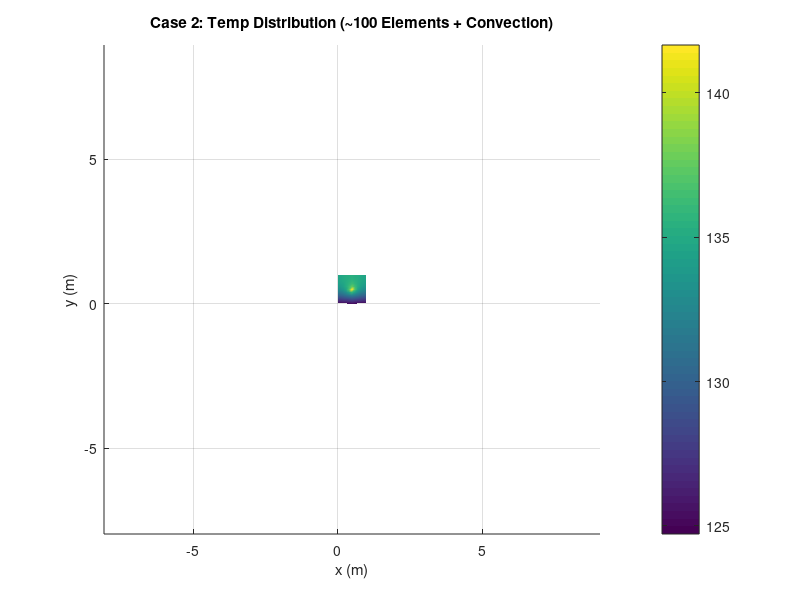
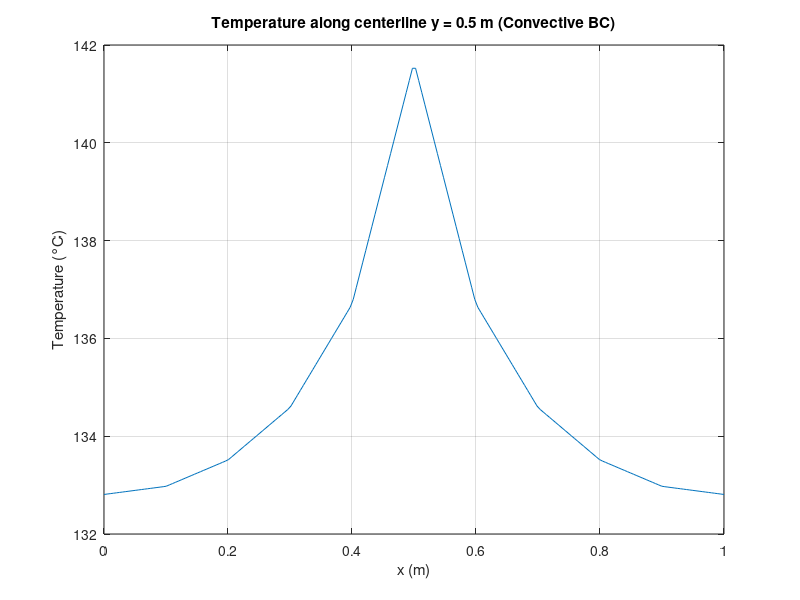

Write the MATLAB code that produced these figures, in order.
% Parameters
k = 50;                % Thermal conductivity (W/m.K)
Q = 1000;              % Heat input at center node
T_inf = 25;            % Ambient temp for convection
h = 10;                % Convection coefficient (W/m^2-K)
Nx = 10; Ny = 10;      % Grid size

% Generate structured mesh
L = 1;
dx = L / Nx;
dy = L / Ny;
[x_grid, y_grid] = meshgrid(0:dx:L, 0:dy:L);
nodes = [x_grid(:), y_grid(:)];
n_nodes = size(nodes,1);

% Element connectivity (triangulated squares)
elements = [];
for j = 1:Ny
    for i = 1:Nx
        n1 = i + (j-1)*(Nx+1);
        n2 = n1 + 1;
        n3 = n1 + (Nx+1);
        n4 = n3 + 1;
        elements = [elements;
                    n1 n2 n4;
                    n1 n4 n3];
    end
end
n_elements = size(elements,1);

% Global matrices
K = zeros(n_nodes);
F = zeros(n_nodes,1);

% Assembly
for e = 1:n_elements
    idx = elements(e,:);
    coords = nodes(idx,:);
    x = coords(:,1); y = coords(:,2);
    
    A = polyarea(x, y);
    b = [y(2)-y(3); y(3)-y(1); y(1)-y(2)];
    c = [x(3)-x(2); x(1)-x(3); x(2)-x(1)];
    ke = (k / (4*A)) * (b*b' + c*c');
    K(idx, idx) = K(idx, idx) + ke;
end

% Convection BC on bottom edge (y = 0)
tol = 1e-6;
bottom_nodes = find(abs(nodes(:,2)) < tol);
bottom_edges = [];

% Find boundary edges (node pairs)
for i = 1:length(bottom_nodes)-1
    n1 = bottom_nodes(i);
    n2 = bottom_nodes(i+1);
    if abs(nodes(n1,1) - nodes(n2,1)) <= dx + 1e-6
        bottom_edges = [bottom_edges; n1 n2];
    end
end

% Add convection contribution
for e = 1:size(bottom_edges,1)
    n1 = bottom_edges(e,1);
    n2 = bottom_edges(e,2);
    x1 = nodes(n1,1); y1 = nodes(n1,2);
    x2 = nodes(n2,1); y2 = nodes(n2,2);
    L_edge = sqrt((x2 - x1)^2 + (y2 - y1)^2);

    ke_conv = h * L_edge / 6 * [2 1; 1 2];
    fe_conv = h * T_inf * L_edge / 2 * [1; 1];

    K([n1 n2],[n1 n2]) = K([n1 n2],[n1 n2]) + ke_conv;
    F([n1 n2]) = F([n1 n2]) + fe_conv;
end

% Apply point heat source at center
center_coord = [0.5, 0.5];
[~, center_node] = min(vecnorm(nodes - center_coord, 2, 2));
F(center_node) = F(center_node) + Q;

% Solve (all nodes are free now)
T = K \ F;

% Plot temperature distribution
figure;
trisurf(elements, nodes(:,1), nodes(:,2), T, 'FaceColor','interp');
colorbar;
title('Case 2: Temp Distribution (~100 Elements + Convection)');
xlabel('x (m)'); ylabel('y (m)'); zlabel('Temperature (°C)');
view(2); axis equal; shading interp;

% Plot centerline
x_line = linspace(0, 1, 200);
T_line = griddata(nodes(:,1), nodes(:,2), T, x_line, 0.5 * ones(size(x_line)));

figure;
plot(x_line, T_line, '-');
title('Temperature along centerline y = 0.5 m (Convective BC)');
xlabel('x (m)'); ylabel('Temperature (°C)');
grid on;
